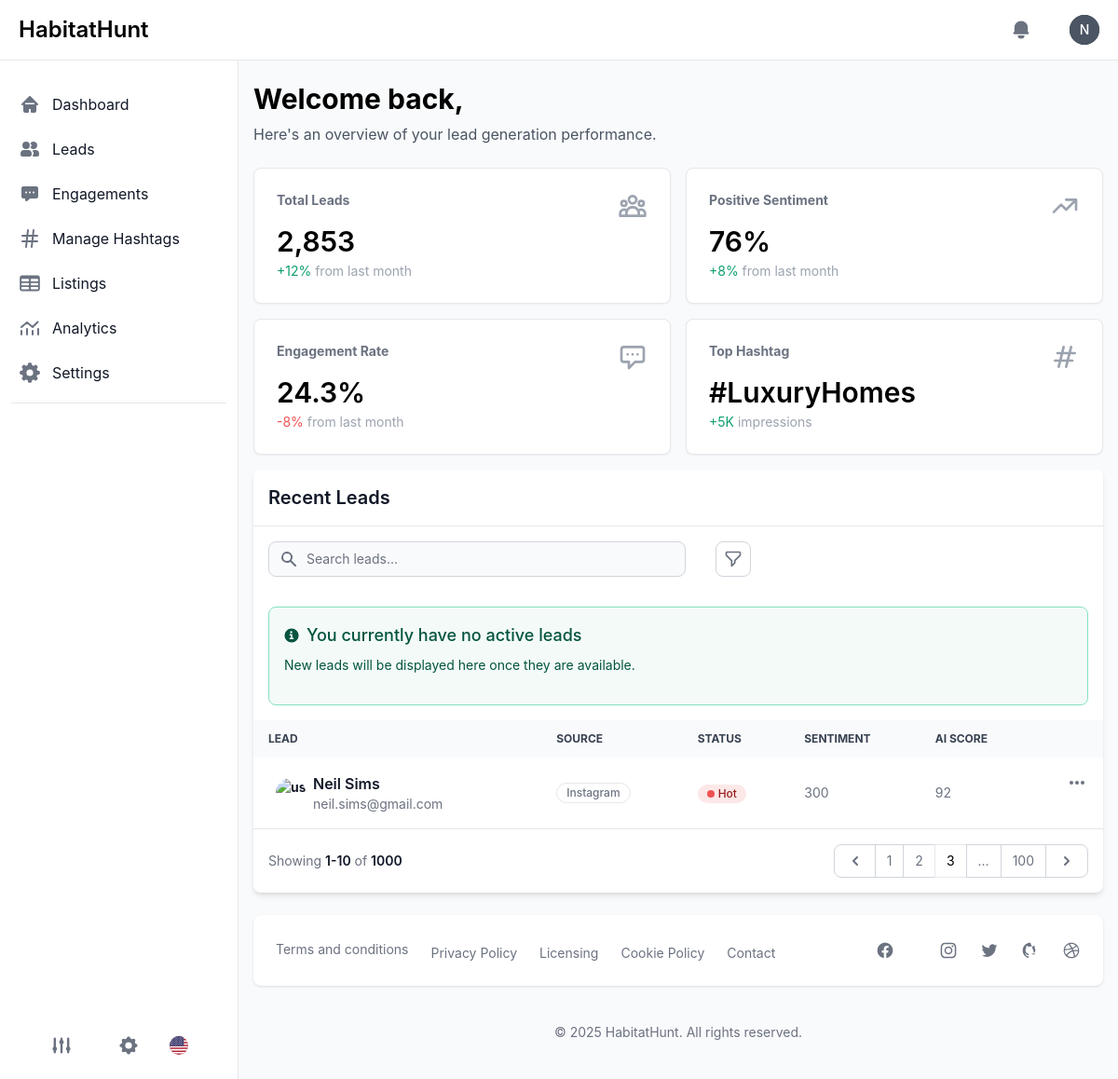
Page /dashboard/ (signed in) on the earlier database version.
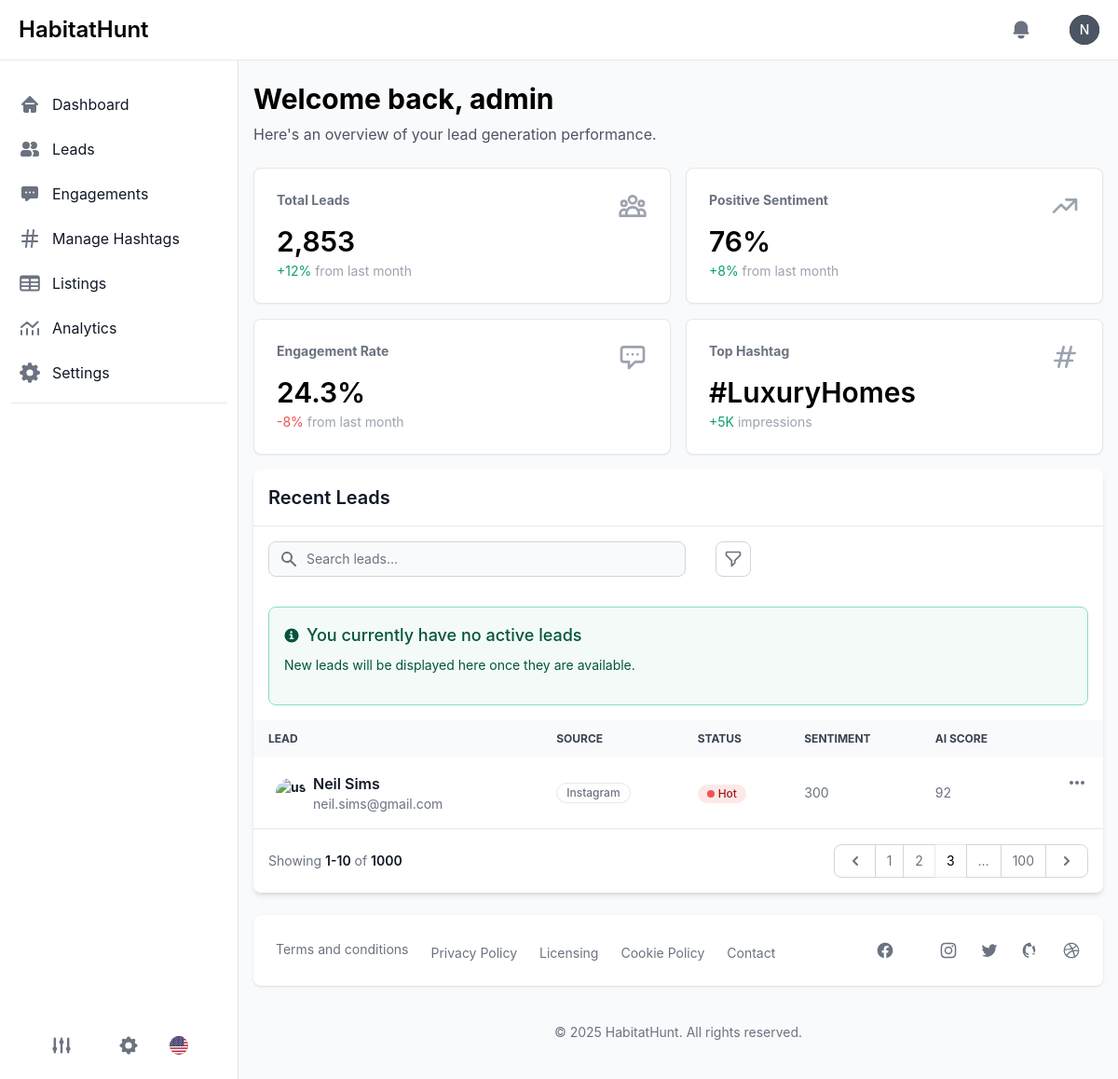
Same page on the later database version.
### apps/accounts/models.py (models this page shows, shortened)
class User(AbstractUser):
    username = None
    email = models.EmailField(unique=True)
    name = models.CharField(max_length=255)
    USERNAME_FIELD = 'email'
    REQUIRED_FIELDS = []
    objects = CustomUserManager()

### apps/dashboard/views.py (the view)
# urls.py: path('dashboard/', views.dashboard, name='dashboard'),
@login_required
def dashboard(request):
    return render(request, 'dashboard/dashboard.html')

### templates/dashboard/dashboard.html (shortened to what the changed rows need)
{% extends "dashboard/base.html" %}
{% block content %}
{% include "dashboard/components/navigation/navbar.html" %}
<div class="flex pt-16 overflow-hidden">
    <div id="main-content" class="relative w-full h-full overflow-y-auto lg:ml-64">
        <main>
            <div class="px-4 pt-6">
                <h1 class="text-3xl font-bold dark:text-gray-200">Welcome back, {% if user.socialaccount_set.exists %}
                    {{ user.socialaccount_set.first.extra_data.name.split.0|title }}{% else %}{{ user.name }}{% endif %}
                </h1>
                <p class="text-gray-600 mt-2 text-md dark:text-gray-100">Here's an overview of your lead generation
                    performance.
                </p>
                <div class="grid gap-4 grid-cols-2 xl:grid-cols-4 2xl:grid-cols-4 mt-6">
                    <div
                        class="p-4 bg-white border border-gray-200 rounded-lg shadow-sm dark:border-gray-700 sm:p-6 dark:bg-gray-900">
                    </div>
                    <div
                        class="p-4 bg-white border border-gray-200 rounded-lg shadow-sm dark:border-gray-700 sm:p-6 dark:bg-gray-900">
                    </div>
                    <div
                        class="p-4 bg-white border border-gray-200 rounded-lg shadow-sm dark:border-gray-700 sm:p-6 dark:bg-gray-900">
                    </div>
                    <div
                        class="p-4 bg-white border border-gray-200 rounded-lg shadow-sm dark:border-gray-700 sm:p-6 dark:bg-gray-900">
                    </div>
                </div>
                <div class="grid w-full grid-cols-1 gap-4 mt-4 xl:grid-cols-1 2xl:grid-cols-3">
                    <div class="bg-white dark:bg-gray-900 relative shadow-md sm:rounded-lg overflow-hidden">
                        <div class="p-4 border-b border-gray-200 dark:border-gray-700">
                            <h2 class="text-xl font-semibold text-gray-900 dark:text-white">Recent Leads</h2>
                        </div>
                        <div class="overflow-x-auto">
                            <table class="w-full text-sm text-left text-gray-500 dark:text-gray-400">
                                <thead
                                    class="text-xs text-gray-700 uppercase bg-gray-50 dark:bg-gray-700 dark:text-gray-400">
                                    <tr>
                                        <th scope="col" class="px-4 py-3">Lead</th>
                                        <th scope="col" class="px-4 py-3">Source</th>
                                        <th scope="col" class="px-4 py-3">Status</th>
                                        <th scope="col" class="px-4 py-3">Sentiment</th>
                                        <th scope="col" class="px-4 py-3">AI Score</th>
                                        <th scope="col" class="px-4 py-3">
                                        </th>
                                    </tr>
                                </thead>
                                <tbody>
                                    <tr class="border-b dark:border-gray-700">
                                        <th scope="row"
                                            class="flex items-center px-6 py-4 text-gray-900 whitespace-nowrap dark:text-white">
                                            <img class="w-8 h-8 rounded-full"
                                                src="https://flowbite.com/docs/images/people/profile-picture-5.jpg"
                                                alt="user photo">
                                            <div class="ps-2">
                                                <div class="text-base font-semibold">Neil Sims</div>
                                                <div class="font-normal text-gray-500">neil.sims@gmail.com</div>
                                            </div>
                                        </th>
                                    </tr>
                                </tbody>
                            </table>
                        </div>
                    </div>
                </div>
            </div>
        </main>
    </div>
</div>
{% endblock %}

### templates/dashboard/components/navigation/navbar.html (shortened to what this page needs)
<nav class="fixed z-30 w-full bg-white border-b border-gray-200 dark:bg-gray-800 dark:border-gray-700">
    <div class="px-3 py-3 lg:px-5 lg:pl-3">
        <div class="flex items-center justify-between">
            <div class="flex items-center justify-start">
                <a href="#" class="flex ml-2 md:mr-24">
                    <span
                        class="self-center text-xl font-semibold sm:text-2xl whitespace-nowrap dark:text-white">HabitatHunt</span>
                </a>
            </div>
            <div class="flex items-center">
                <button type="button" data-dropdown-toggle="notification-dropdown"
                    class="p-2 text-gray-500 rounded-lg hover:text-gray-900 hover:bg-gray-100 dark:text-gray-400 dark:hover:text-white dark:hover:bg-gray-700">
                    <svg class="w-6 h-6" fill="currentColor" viewBox="0 0 20 20" xmlns="http://www.w3.org/2000/svg">
                        <path
                            d="M10 2a6 6 0 00-6 6v3.586l-.707.707A1 1 0 004 14h12a1 1 0 00.707-1.707L16 11.586V8a6 6 0 00-6-6zM10 18a3 3 0 01-3-3h6a3 3 0 01-3 3z">
                        </path>
                    </svg>
                </button>
                <button id="theme-toggle" data-tooltip-target="tooltip-toggle" type="button"
                    class="text-gray-500 dark:text-gray-400 hover:bg-gray-100 dark:hover:bg-gray-700 focus:outline-none focus:ring-4 focus:ring-gray-200 dark:focus:ring-gray-700 rounded-lg text-sm p-2.5">
                </button>
                <div class="flex items-center ml-3">
                    <div>
                        <button type="button"
                            class="flex text-sm bg-gray-800 rounded-full focus:ring-4 focus:ring-gray-300 dark:focus:ring-gray-600"
                            id="user-menu-button-2" aria-expanded="false" data-dropdown-toggle="dropdown-2">
                            {% if user.socialaccount_set.exists %}
                            <img class="w-8 h-8 rounded-full" src="{{ user.socialaccount_set.first.get_avatar_url }}"
                                alt="{{ user.username }}'s photo">
                            {% else %}
                            <div
                                class="relative inline-flex items-center justify-center w-8 h-8 overflow-hidden bg-gray-600 rounded-full">
                                <span class="font-medium text-white">
                                    {{ user.username|make_list|first|upper }}</span>
                            </div>
                            {% endif %}
                        </button>
                    </div>
                </div>
            </div>
        </div>
    </div>
</nav>

Differences in the rows shown:
changed User: name (not shown) → "admin"
